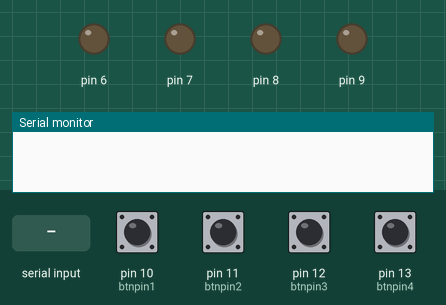
The sketch below on a simulated Arduino Uno, built with avr-gcc and run on an emulated ATmega328P. On the bench: output pins drawn as LEDs (lit = HIGH), the last lines printed to the serial monitor. The test bench sets the inputs (shaded band); at power-on: pin 10 (btnpin1), pin 11 (btnpin2), pin 12 (btnpin3), pin 13 (btnpin4) HIGH.

Above: at 1.2 s.
1.3 s: "yes\n" received over Serial
2.8 s: pin 10 (btnpin1) pulled LOW for 0.15 s
At 3.5 s:
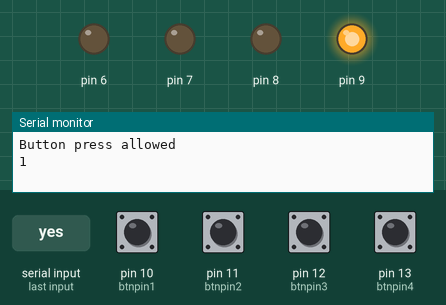
Timing chart, 0 to 7.3 s (numbered marks = the images above; inputs shaded):
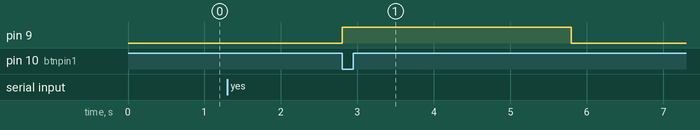

The sketch:

AURDNO_CODE.ino
```cpp
int btnpin1 = 10;
int btnpin2 = 11;
int btnpin3 = 12;
int btnpin4 = 13;

bool canPressButton = false;

void setup() {
  pinMode(btnpin1, INPUT_PULLUP);
  pinMode(btnpin2, INPUT_PULLUP);
  pinMode(btnpin3, INPUT_PULLUP);
  pinMode(btnpin4, INPUT_PULLUP);

  pinMode(9, OUTPUT);
  pinMode(8, OUTPUT);
  pinMode(7, OUTPUT);
  pinMode(6, OUTPUT);

  Serial.begin(9600);
}

void loop() {
  if (Serial.available() > 0) {
    String input = Serial.readStringUntil('\n');
    input.trim();
    if (input == "yes") {
      canPressButton = true;
      Serial.println("Button press allowed");
    }
  }

  if (canPressButton) {
    int btn1 = digitalRead(btnpin1);
    int btn2 = digitalRead(btnpin2);
    int btn3 = digitalRead(btnpin3);
    int btn4 = digitalRead(btnpin4);

    if (btn1 == LOW) {
      Serial.println("1");
      digitalWrite(9, HIGH);
      delay(3000);
      digitalWrite(9, LOW);
      canPressButton = false;
      Serial.println("done");
    } else if (btn2 == LOW) {
      Serial.println("2");
      digitalWrite(8, HIGH);
      delay(3000);
      digitalWrite(8, LOW);
      canPressButton = false;
      Serial.println("done");
    } else if (btn3 == LOW) {
      Serial.println("3");
      digitalWrite(7, HIGH);
      delay(3000);
      digitalWrite(7, LOW);
      canPressButton = false;
      Serial.println("done");
    } else if (btn4 == LOW) {
      Serial.println("4");
      digitalWrite(6, HIGH);
      delay(3000);
      digitalWrite(6, LOW);
      canPressButton = false;
      Serial.println("done");
    }
  }
}
```

Measured:
- after the input at 2.8 s, pin 9: LOW → HIGH at once, → LOW 3.0 s later
